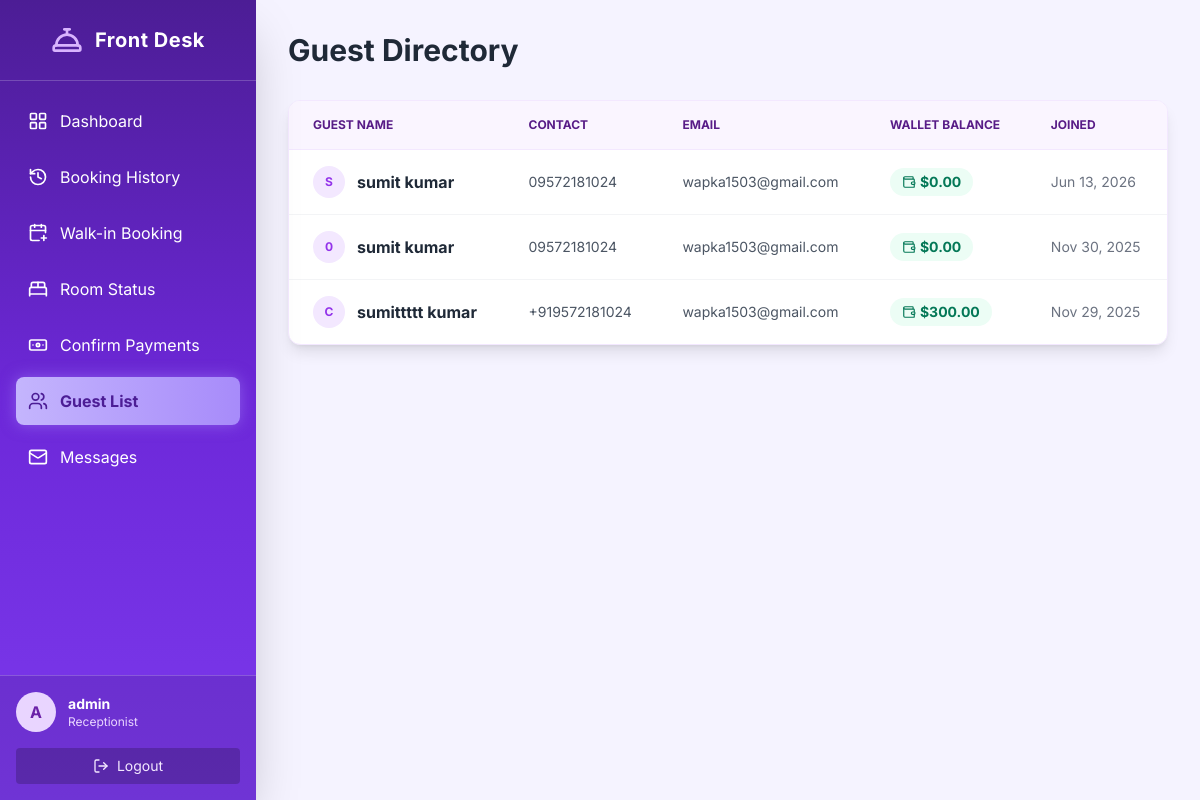
/dashboard/receptionist/guests/ (signed in), run on the app's committed database.
### accounts/models.py (models this page shows, shortened)
class CustomUser(AbstractUser):
    ADMIN = 'admin'
    EMPLOYEE = 'employee'  # Unified role for all staff
    CUSTOMER = 'customer'
    ROLE_CHOICES = [
        (ADMIN, 'Admin'),
        (EMPLOYEE, 'Employee'),
        (CUSTOMER, 'Customer'),
    ]
    role = models.CharField(max_length=15, choices=ROLE_CHOICES)
    mobile = models.CharField(max_length=15, blank=True, null=True)
    profile_picture = models.ImageField(upload_to='profile_pics/', blank=True, null=True)
    objects = CustomUserManager()

class Customer(models.Model):
    user = models.OneToOneField(CustomUser, on_delete=models.CASCADE, related_name='customer_profile')
    address = models.TextField(blank=True, null=True)

### accounts/decorators.py (the view, shortened to what this page needs)
        def wrapper_func(request, *args, **kwargs):
            if not request.user.is_authenticated:
                return redirect('login')
            if request.user.role == 'admin':
                return view_func(request, *args, **kwargs)

### accounts/models.py (called while the page is built)
    @classmethod
    def load(cls):
        obj, _ = cls.objects.get_or_create(pk=1)
        return obj

### accounts/views.py (called while the page is built)
def _attach_wallet_balances(customers):
    customers = list(customers)
    user_ids = [c.user_id for c in customers]
    balances = {w.user_id: w.balance for w in Wallet.objects.filter(user_id__in=user_ids)}
    for c in customers:
        c.wallet_balance = balances.get(c.user_id, Decimal('0.00'))
    return customers

@login_required
@employee_required(allowed_jobs=['receptionist'])
def receptionist_guest_list(request):
    guests = Customer.objects.select_related('user').all().order_by('-id')
    guests = _attach_wallet_balances(guests)
    return render(request, 'receptionist_panel/guest_list.html', {'guests': guests})

### templates/receptionist_panel/guest_list.html (shortened to what this page needs)
{% extends 'receptionist_panel/receptionistbase.html' %}
{% block receptionist_content %}
<div class="max-w-7xl mx-auto">
    <h2 class="text-3xl font-bold text-gray-800 mb-8">Guest Directory</h2>
    <div class="bg-white rounded-xl shadow-lg border border-purple-100 overflow-hidden">
        <div class="overflow-x-auto">
            <table class="rtable w-full text-left border-collapse">
                <thead class="bg-purple-50 text-purple-900 text-xs uppercase font-semibold border-b border-purple-100">
                    <tr>
                        <th class="px-6 py-4">Guest Name</th>
                        <th class="px-6 py-4">Contact</th>
                        <th class="px-6 py-4">Email</th>
                        <th class="px-6 py-4">Wallet Balance</th>
                        <th class="px-6 py-4">Joined</th>
                    </tr>
                </thead>
                <tbody class="divide-y divide-gray-100">
                    {% for guest in guests %}
                    <tr class="hover:bg-purple-50/50 transition">
                        <td data-label="Guest Name" class="px-6 py-4">
                            <div class="flex items-center gap-3">
                                <div class="w-8 h-8 bg-purple-100 text-purple-600 rounded-full flex items-center justify-center font-bold text-xs">
                                    {{ guest.user.username|first|upper }}
                                </div>
                                <span class="font-bold text-gray-800">{{ guest.user.get_full_name|default:guest.user.username }}</span>
                            </div>
                        </td>
                        <td data-label="Contact" class="px-6 py-4 text-sm text-gray-600">
                            {{ guest.user.mobile }}
                        </td>
                        <td data-label="Email" class="px-6 py-4 text-sm text-gray-600">
                            {{ guest.user.email|default:"-" }}
                        </td>
                        <td data-label="Wallet Balance" class="px-6 py-4">
                            <span class="inline-flex items-center gap-1 px-3 py-1 bg-emerald-50 text-emerald-700 font-bold rounded-full text-sm">
                                <i data-lucide="wallet" class="w-3.5 h-3.5"></i> {{ site_currency }}{{ guest.wallet_balance|floatformat:2 }}
                            </span>
                        </td>
                        <td data-label="Joined" class="px-6 py-4 text-sm text-gray-500">
                            {{ guest.user.date_joined|date:"M d, Y" }}
                        </td>
                    </tr>
                    {% empty %}
                    <tr><td colspan="5" class="p-8 text-center text-gray-500">No guests found.</td></tr>
                    {% endfor %}
                </tbody>
            </table>
        </div>
    </div>
</div>
{% endblock %}

### templates/receptionist_panel/receptionistbase.html (shortened to what this page needs)
{% load static %}
<!DOCTYPE html>
<html lang="en">
<head>
  <script src="https://cdn.tailwindcss.com"></script>
</head>
<body class="flex min-h-screen">
  <aside id="sidebar" class="sidebar w-64 fixed inset-y-0 left-0 z-30 shadow-2xl flex flex-col transform -translate-x-full md:translate-x-0 transition-transform duration-300">
    <div class="flex items-center justify-center p-6 border-b border-white/20">
      <i data-lucide="concierge-bell" class="w-8 h-8 mr-3 text-purple-300"></i>
      <h1 class="text-xl font-bold tracking-wide">Front Desk</h1>
    </div>
    <nav class="p-4 space-y-2 flex-1 min-h-0 overflow-y-auto">
      <a href="{% url 'receptionist_dashboard' %}" class="sidebar-link flex items-center p-3 rounded-lg {% if request.resolver_match.url_name == 'receptionist_dashboard' %}active{% endif %}">
        <i data-lucide="layout-grid" class="w-5 h-5 mr-3"></i> Dashboard
      </a>
      <a href="{% url 'view_bookings' %}" class="sidebar-link flex items-center p-3 rounded-lg {% if request.resolver_match.url_name == 'view_bookings' %}active{% endif %}">
        <i data-lucide="history" class="w-5 h-5 mr-3"></i> Booking History
      </a>
      <a href="{% url 'receptionist_walkin' %}" class="sidebar-link flex items-center p-3 rounded-lg {% if request.resolver_match.url_name == 'receptionist_walkin' %}active{% endif %}">
        <i data-lucide="calendar-plus" class="w-5 h-5 mr-3"></i> Walk-in Booking
      </a>
      <a href="{% url 'receptionist_room_status' %}" class="sidebar-link flex items-center p-3 rounded-lg {% if request.resolver_match.url_name == 'receptionist_room_status' %}active{% endif %}">
        <i data-lucide="bed-double" class="w-5 h-5 mr-3"></i> Room Status
      </a>
      <a href="{% url 'pending_payments' %}" class="sidebar-link flex items-center p-3 rounded-lg {% if request.resolver_match.url_name == 'pending_payments' %}active{% endif %}">
        <i data-lucide="banknote" class="w-5 h-5 mr-3"></i> Confirm Payments
      </a>
      <a href="{% url 'receptionist_guest_list' %}" class="sidebar-link flex items-center p-3 rounded-lg {% if request.resolver_match.url_name == 'receptionist_guest_list' %}active{% endif %}">
        <i data-lucide="users" class="w-5 h-5 mr-3"></i> Guest List
      </a>
      <a href="{% url 'inbox' %}" class="sidebar-link flex items-center p-3 rounded-lg {% if request.resolver_match.url_name == 'inbox' %}active{% endif %}">
        <i data-lucide="mail" class="w-5 h-5 mr-3"></i> Messages
      </a>
    </nav>
    <div class="mt-auto shrink-0 w-full bg-black/10 border-t border-white/20">
       <div class="p-4 flex items-center gap-3">
           {% if user.profile_picture %}
               <img src="{{ user.profile_picture.url }}" class="w-10 h-10 rounded-full border-2 border-purple-300 object-cover">
           {% else %}
               <div class="w-10 h-10 bg-purple-200 text-purple-800 rounded-full flex items-center justify-center font-bold">
                   {{ user.username|first|upper }}
               </div>
           {% endif %}
           <div class="flex-1 min-w-0">
               <p class="text-sm font-bold truncate">{{ user.get_full_name|default:user.username }}</p>
               <p class="text-xs text-purple-200">Receptionist</p>
           </div>
       </div>
       <div class="px-4 pb-4">
           <form action="{% url 'logout' %}" method="post">
               <button class="flex items-center justify-center w-full py-2 text-sm bg-black/20 hover:bg-black/40 rounded text-purple-100 transition">
                   <i data-lucide="log-out" class="w-4 h-4 mr-2"></i> Logout
               </button>
           </form>
       </div>
    </div>
  </aside>
  <main class="flex-1 md:ml-64 p-4 md:p-8">
    {% block receptionist_content %}{% endblock %}
  </main>
</body>
</html>

### templates/receptionist_panel/receptionistbase.html (style rules this page uses)
body { font-family: 'Inter', sans-serif; background-color: #f5f3ff; }
.sidebar { background: linear-gradient(to bottom, #4c1d95, #6d28d9, #7c3aed); color: white; }
.sidebar-link.active { background: linear-gradient(to right, #c4b5fd, #a78bfa); color: #4c1d95; font-weight: 700; box-shadow: 0 0 15px rgba(167, 139, 250, 0.5); }

### data on the page
CustomUser: username|first "A", get_full_name "admin"
Customer: user.username|first "S", user.get_full_name "sumit kumar", user.mobile "09572181024", user.email "wapka1503@gmail.com", site_currency "$", wallet_balance "0.00", user.date_joined "Jun 13, 2026"
Customer: user.username|first "0", user.get_full_name "sumit kumar", user.mobile "09572181024", user.email "wapka1503@gmail.com", site_currency "$", wallet_balance "0.00", user.date_joined "Nov 30, 2025"
Customer: user.username|first "C", user.get_full_name "sumittttt kumar", user.mobile "+919572181024", user.email "wapka1503@gmail.com", site_currency "$", wallet_balance "300.00", user.date_joined "Nov 29, 2025"
